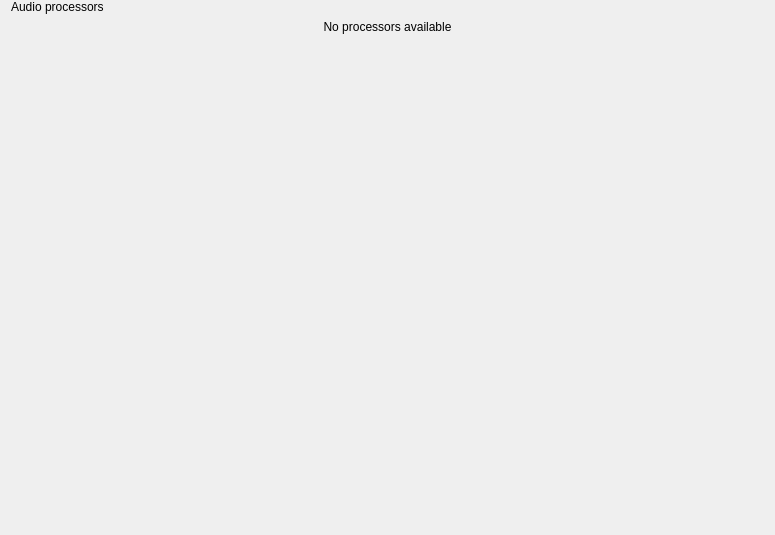
<?xml version="1.0" encoding="UTF-8"?>
<ui version="4.0">
 <class>ConfigAudioProcessorsWidgetClass</class>
 <widget class="QWidget" name="ConfigAudioProcessorsWidgetClass">
  <property name="geometry">
   <rect>
    <x>0</x>
    <y>0</y>
    <width>775</width>
    <height>535</height>
   </rect>
  </property>
  <layout class="QVBoxLayout" name="mainLayout">
   <property name="topMargin">
    <number>0</number>
   </property>
   <item>
    <widget class="QLabel" name="labelTitle">
     <property name="text">
      <string notr="true">Audio processors</string>
     </property>
    </widget>
   </item>
   <item>
    <widget class="QLabel" name="labelNoProcessorsMessage">
     <property name="text">
      <string>No processors available</string>
     </property>
     <property name="alignment">
      <set>Qt::AlignCenter</set>
     </property>
    </widget>
   </item>
   <item>
    <widget class="QStackedWidget" name="stacked"/>
   </item>
  </layout>
 </widget>
 <resources/>
 <connections/>
</ui>
